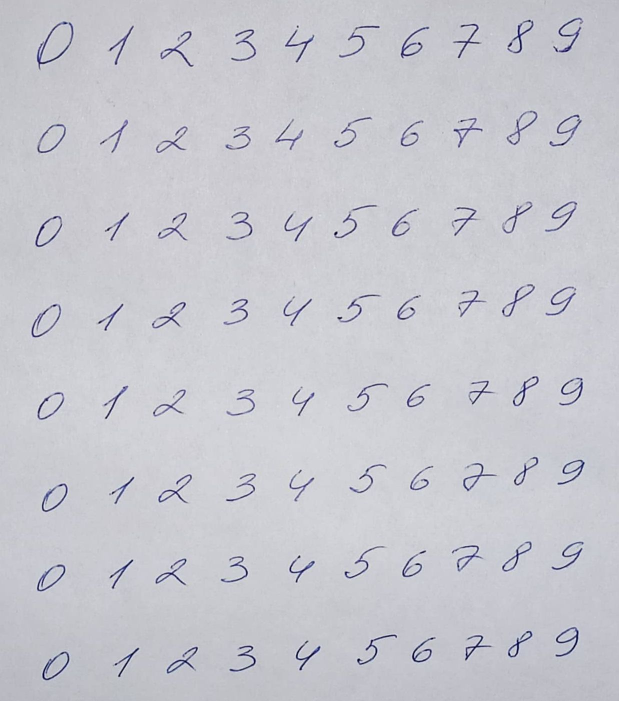
%> input picture IS_LD4/apmokymui.jpg, 1237 x 1402 px (shown at 1/2 size)
$ octave vaizdo_atpazinimas_Neuronu10.m   (GNU Octave 9; MATLAB toolbox functions it lacks are replaced by stand-ins)
%> lines starting %> are read from the running program, lines starting %| are printed output that depends on the picture; in (x1, y1, x2, y2) boxes, pixels count from 0 and x2, y2 are one past the last pixel; in counts of white or black regions, pixels touching at a corner belong together; the program's own positions count from 1
### IS_LD4/pozymiai_skaiciams_atpazinti.m
function pozymiai = pozymiai_skaiciams_atpazinti(pavadinimas, pvz_eiluciu_sk)
%> called with pavadinimas = 'apmokymui.jpg', pvz_eiluciu_sk = 8
%%  pozymiai = pozymiai_raidems_atpazinti(pavadinimas, pvz_eiluciu_sk)
% Features = pozymiai_raidems_atpazinti(image_file_name, Number_of_symbols_lines)
% taikymo pavyzdys:
% pozymiai = pozymiai_raidems_atpazinti('test_data.png', 8);
% example of function use:
% Feaures = pozymiai_raidems_atpazinti('test_data.png', 8);
%%
% Vaizdo su pavyzdþiais nuskaitymas | Read image with written symbols
V = imread(pavadinimas);
%> V is the input picture: size 1402x1237x3 uint8; mean R, G, B 198.9, 199.3, 206.4
%figure(12), imshow(V)
%% Perform segmentation of the symbols and write into cell variable
% RGB image is converted to grayscale
V_pustonis = rgb2gray(V);
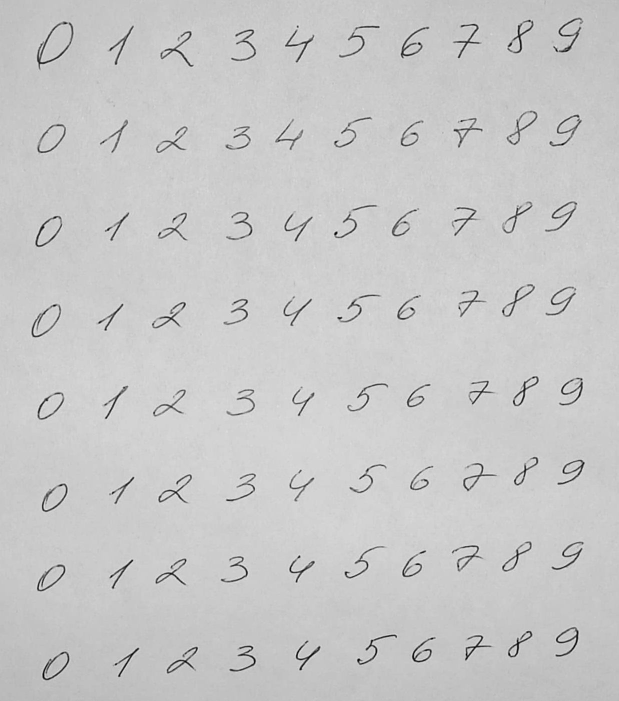
%> V_pustonis: size 1402x1237 uint8 (shown at 1/2 size); min 2, max 252, mean 199.9
% a threshold value is calculated for binary image conversion
slenkstis = graythresh(V_pustonis);
%> slenkstis = 0.576
% a grayscale image is converte to binary image
V_dvejetainis = im2bw(V_pustonis,slenkstis);
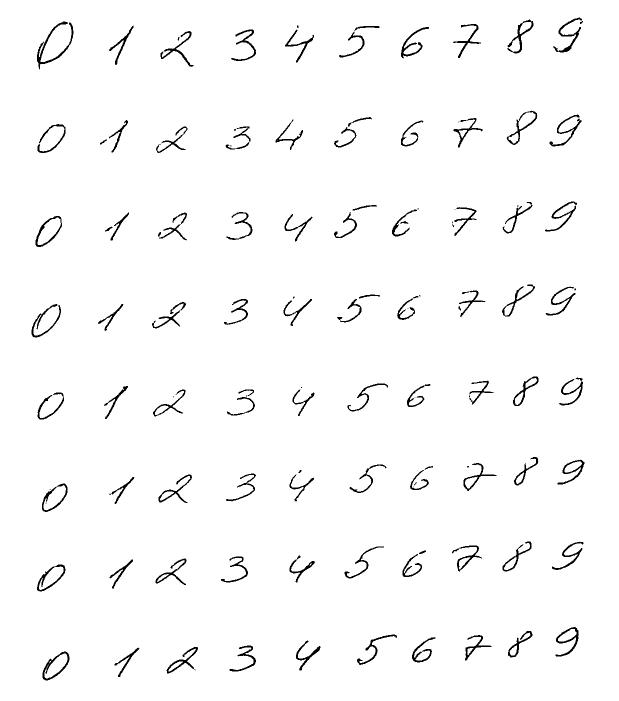
%> V_dvejetainis: size 1402x1237 logical (shown at 1/2 size); 97.6% white; 126 black regions (27 under 20 px), largest, box (x1, y1, x2, y2) and area: (74, 43, 147, 139) 1030, (1107, 35, 1164, 105) 734, (85, 1303, 139, 1361) 679
% show the resulting image
%figure(1), imshow(V_dvejetainis)                                <- COMMENTED
% search for the contour of each object
V_konturais = edge(uint8(V_dvejetainis));
%> V_konturais: size 1402x1237 logical; 1.7% white in thin lines or dots, all inside (x1, y1, x2, y2) = (62, 34, 1170, 1362)
% show the resulting image
%figure(2),imshow(V_konturais)                                   <- COMMENTED
% fill the contours
se = strel('square',7); % strukturinis elementas uzpildymui
V_uzpildyti = imdilate(V_konturais, se);
%> V_uzpildyti: size 1402x1237 logical; 8.7% white; 80 white regions, largest, box (x1, y1, x2, y2) and area: (70, 39, 151, 142) 3268, (1103, 31, 1170, 109) 2469, (59, 604, 126, 679) 2411
% show the result
%figure(3),imshow(V_uzpildyti)                                    <- COMMENTED
% fill the holes
V_vientisi= imfill(V_uzpildyti,'holes');
%> V_vientisi: size 1402x1237 logical; 9.3% white; 80 white regions
% show the result
% figure(4),imshow(V_vientisi) <- COMMENTED
% set labels to binary image objects
[O_suzymeti Skaicius] = bwlabel(V_vientisi);
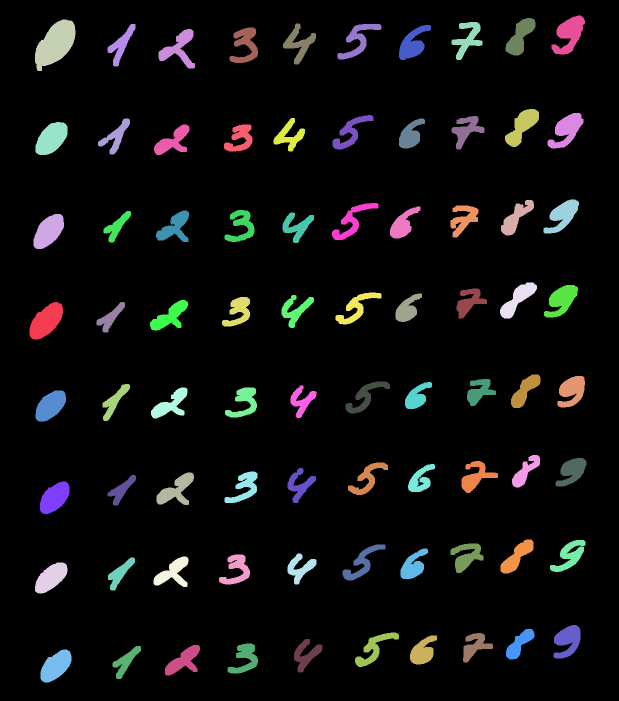
%> O_suzymeti: size 1402x1237 double (shown at 1/2 size); 81 distinct labels, from 0 to 80; one colour per label, 0 black
%> Skaicius = 80
% calculate features for each symbol
O_pozymiai = regionprops(O_suzymeti);
%> O_pozymiai = 80 regions; largest, box (x1, y1, x2, y2), Area and Centroid: (70, 39, 151, 142) 5058 [111.4 88.2], (59, 604, 126, 679) 3174 [93 642.6], (71, 244, 135, 310) 2937 [103.7 277.6], (67, 428, 128, 498) 2816 [98 463.1], (1103, 31, 1170, 109) 2802 [1139.4 69]
% find/read the bounding box of the symbol
O_ribos = [O_pozymiai.BoundingBox];
%> O_ribos = 320 values, max 1299.5 at index 30, min 31.5 at index 306, mean 353.4
% change the sequence of values, describing the bounding box
O_ribos = reshape(O_ribos,[4 Skaicius]); % Skaicius - objektø skaièius
%> O_ribos = 80 columns, first 8: [59.5 67.5 70.5 70.5 71.5 71.5 80.5 81.5; 604.5 428.5 39.5 1125.5 244.5 781.5 963.5 1299.5; 67 61 81 65 64 61 59 62; 75 70 103 62 66 62 65 66]
% reag the mass center coordinate
O_centras = [O_pozymiai.Centroid];
%> O_centras = 160 values, max 1332.7 at index 16, min 69.03 at index 154, mean 673.6
% group center coordinate values
O_centras = reshape(O_centras,[2 Skaicius]);
%> O_centras = 80 columns, first 8: [93.03 97.96 111.4 102.7 103.7 101.6 109.8 112.3; 642.6 463.1 88.21 1155.9 277.6 812.1 996 1332.7]
O_centras = O_centras';
%> O_centras = 80 rows, first 12: [93.03 642.6; 97.96 463.1; 111.4 88.21; 102.7 1155.9; 103.7 277.6; 101.6 812.1; 109.8 996; 112.3 1332.7; 221.6 636; 232.2 274.1; 229.6 803.6; 234.2 453.9]
% set the label/number for each object in the image
O_centras(:,3) = 1:Skaicius;
% arrange objects according to the column number
O_centras = sortrows(O_centras,2);
%> O_centras = 80 rows, first 12: [1139.4 69.03 77; 1041 73.88 69; 935.8 78.1 59; 717.1 80.27 44; 598.5 87.78 36; 111.4 88.21 3; 826.2 88.28 51; 491.3 90.31 32; 243 90.57 13; 358.7 98.03 23; 1044.8 253.4 68; 933.2 260.1 60]
% sort accordign to the number of rows and number of symbols in the row
raidziu_sk = Skaicius/pvz_eiluciu_sk;
%> raidziu_sk = 10
for k = 1:pvz_eiluciu_sk
    O_centras((k-1)*raidziu_sk+1:k*raidziu_sk,:) = ...
        sortrows(O_centras((k-1)*raidziu_sk+1:k*raidziu_sk,:),3);
end
%> after the loop, O_centras = 80 rows, first 12: [111.4 88.21 3; 243 90.57 13; 358.7 98.03 23; 491.3 90.31 32; 598.5 87.78 36; 717.1 80.27 44; 826.2 88.28 51; 935.8 78.1 59; 1041 73.88 69; 1139.4 69.03 77; 103.7 277.6 5; 232.2 274.1 10]
% cut the symbol from initial image according to the bounding box estimated in binary image
for k = 1:Skaicius
    objektai{k} = imcrop(V_dvejetainis,O_ribos(:,O_centras(k,3)));
end
%> this loop made 80 passes
%> after the loop, objektai = 80 items
% [6 lines of commented-out code are left out]
for k = 1:Skaicius % Skaicius = 88, jei yra 88 raides
    V_fragmentas = objektai{k};
    % estimate the size of each segment
    [aukstis, plotis] = size(V_fragmentas);

    % 1. eliminate white spaces
    % apskaiciuokime kiekvieno stulpelio sumà
    stulpeliu_sumos = sum(V_fragmentas,1);
    % naikiname tuos stulpelius, kur suma lygi auksciui
    V_fragmentas(:,stulpeliu_sumos == aukstis) = [];
    % perskaiciuojamas objekto dydis
    [aukstis, plotis] = size(V_fragmentas);
    % 2. Baltu eluciu naikinimas
    % apskaiciuokime kiekvienos eilutes suma
    eiluciu_sumos = sum(V_fragmentas,2);
    % naikiname tas eilutes, kur suma lygi plociui
    V_fragmentas(eiluciu_sumos == plotis,:) = [];
    objektai{k}=V_fragmentas;% irasome vietoj neapkarpyto
end
%> this loop made 80 passes
%> pass 1, in pozymiai_skaiciams_atpazinti, `V_fragmentas = objektai{k};`:
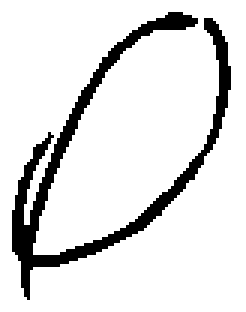
%> V_fragmentas: size 104x82 logical (shown 3 times larger); 87.9% white; 1 black region, box (x1, y1, x2, y2) and area: (4, 4, 77, 100) 1030
%> pass 3, in pozymiai_skaiciams_atpazinti, `V_fragmentas = objektai{k};`:
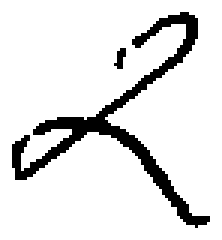
%> V_fragmentas: size 80x74 logical (shown 3 times larger); 88.8% white; 2 black regions (1 under 20 px), largest, box (x1, y1, x2, y2) and area: (4, 4, 70, 76) 646
%> after the loop: V_fragmentas: size 59x46 logical; 75.6% white; 1 black region, box (x1, y1, x2, y2) and area: (0, 0, 46, 59) 662
% [6 lines of commented-out code are left out]
%%
%% Make all segments of the same size 70x50
for k=1:Skaicius
    V_fragmentas=objektai{k};
    V_fragmentas_7050=imresize(V_fragmentas,[70,50]);
    % divide each image into 10x10 size segments
    for m=1:7
        for n=1:5
            % calculate an average intensity for each 10x10 segment
            Vid_sviesumas_eilutese=sum(V_fragmentas_7050((m*10-9:m*10),(n*10-9:n*10)));
            Vid_sviesumas((m-1)*5+n)=sum(Vid_sviesumas_eilutese);
        end
    end
    % 10x10 dydzio dalyje maksimali sviesumo galima reiksme yra 100
    % normuokime sviesumo reiksmes intervale [0, 1]
    % perform normalization
    Vid_sviesumas = ((100-Vid_sviesumas)/100);
    % rezultata (poþmius) neuronu tinklui patogiau pateikti stulpeliu
    % transform features into column-vector
    Vid_sviesumas = Vid_sviesumas(:);
    % isaugome apskaièiuotus pozymius i bendra kintamaji
    % save all fratures into single variable
    pozymiai{k} = Vid_sviesumas;
end
%> this loop made 80 passes
%> pass 1, in pozymiai_skaiciams_atpazinti, `V_fragmentas=objektai{k};`:
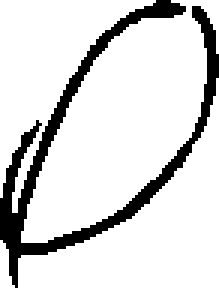
%> V_fragmentas: size 96x73 logical (shown 3 times larger); 85.3% white; 1 black region, box (x1, y1, x2, y2) and area: (0, 0, 73, 96) 1030
%> after the loop, Vid_sviesumas = 35 values, max 0.7 at index 15, min 0 at index 1, mean 0.248; pozymiai = 80 items

### IS_LD4/vaizdo_atpazinimas_Neuronu10.m
close all
clear all
clc
%% read the image with hand-written characters
pavadinimas = 'apmokymui.jpg';
pozymiai_tinklo_mokymui = pozymiai_skaiciams_atpazinti(pavadinimas, 8);
%> pozymiai_tinklo_mokymui = 80 items
%% Development of character recognizer
% take the features from cell-type variable and save into a matrix-type variable
P = cell2mat(pozymiai_tinklo_mokymui);
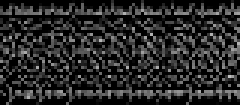
%> P: size 35x80 double (shown 3 times larger); min 0, max 0.76, mean 0.158
% create the matrices of correct answers for each line (number of matrices = number of symbol lines)
T = [eye(10), eye(10), eye(10), eye(10), eye(10), eye(10), eye(10), eye(10)];
% create an RBF network for classification with 13 neurons, and sigma = 1
%> (the run ends here)
